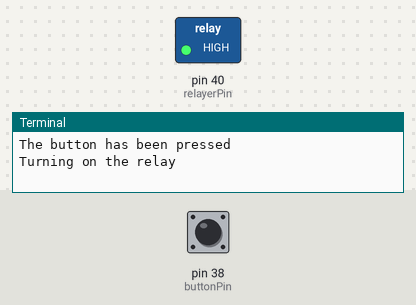
The program below on a simulated Raspberry Pi (header pin numbers). On the bench: switched loads named in the program (green lamp = pin HIGH), the last lines printed to the terminal. The inputs (shaded band) are chosen by the test bench; at power-on: pin 38 (buttonPin) LOW. The clock reads 2024-03-15 10:24:30 at power-on unless the program sets it.

Above: at 1.2 s.
1.3 s: pin 38 (buttonPin) pulled HIGH for 0.15 s
At 2.4 s:
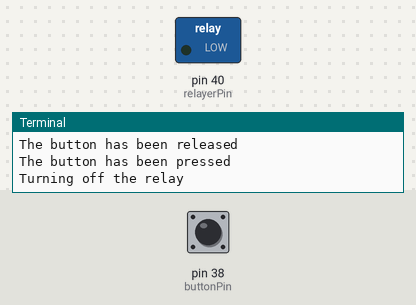
3.0 s: pin 38 (buttonPin) pulled HIGH for 1 s
At 4.9 s:
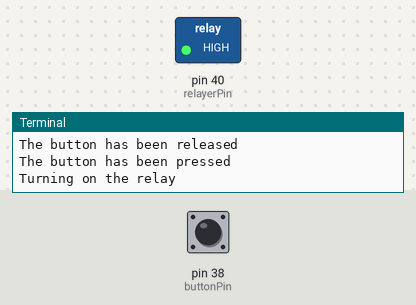
5.5 s: pin 38 (buttonPin) pulled HIGH for 3.2 s
At 9.7 s:
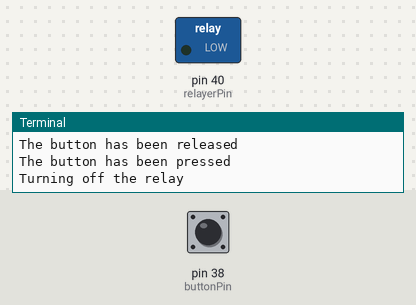
Timing chart, 0 to 11.2 s (numbered marks = the images above; inputs shaded):
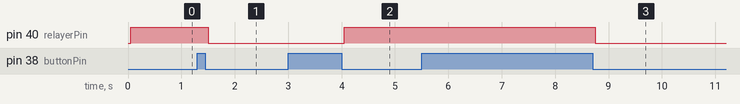

Measured:
- after the input at 1.3 s, pin 40 (relayerPin): HIGH → LOW after 0.20 s
- after the input at 3.0 s, pin 40 (relayerPin): LOW → HIGH after 1.1 s
- after the input at 5.5 s, pin 40 (relayerPin): HIGH → LOW after 3.3 s

The program:

motorRelayButton.py
```python
import RPi.GPIO as gpio
import time

relayerPin = 40
buttonPin = 38
debounceTime = 50

def start():
    gpio.setmode(gpio.BOARD)
    gpio.setup(relayerPin, gpio.OUT)
    gpio.setup(buttonPin, gpio.IN)
    try:
        loop()
    except KeyboardInterrupt:
        end()

def loop():
    relayerState = False
    lastChangeTime = round(time.time() * 1000)
    buttonState = gpio.HIGH
    lastButtonState = gpio.HIGH
    reading = gpio.HIGH
    while 1:
        reading = gpio.input(buttonPin)
        if reading != lastButtonState:
            lastChangeTime = round(time.time() * 1000)
        if (round(time.time() * 1000) - lastChangeTime) > debounceTime:
            if reading != buttonState:
                buttonState = reading
                if buttonState == gpio.LOW:
                    print('The button has been pressed')
                    relayerState = not relayerState
                    if relayerState:
                        print('Turning on the relay')
                    else:
                        print('Turning off the relay')
                else:
                    print('The button has been released')
        gpio.output(relayerPin, relayerState)
        lastButtonState = reading

def end():
    gpio.output(relayerPin, gpio.LOW)
    gpio.cleanup()

start()
```
